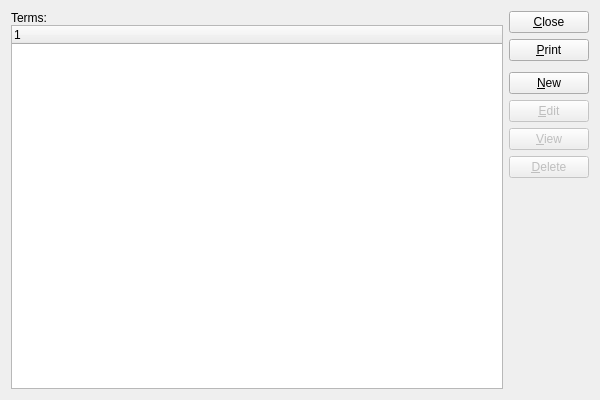
<?xml version="1.0" encoding="UTF-8"?>
<ui version="4.0">
 <comment>This file is part of the xTuple ERP: PostBooks Edition, a free and
open source Enterprise Resource Planning software suite,
Copyright (c) 1999-2018 by OpenMFG LLC, d/b/a xTuple.
It is licensed to you under the Common Public Attribution License
version 1.0, the full text of which (including xTuple-specific Exhibits)
is available at www.xtuple.com/CPAL.  By using this software, you agree
to be bound by its terms.</comment>
 <class>termses</class>
 <widget class="QWidget" name="termses">
  <property name="geometry">
   <rect>
    <x>0</x>
    <y>0</y>
    <width>600</width>
    <height>400</height>
   </rect>
  </property>
  <property name="windowTitle">
   <string>List Terms</string>
  </property>
  <layout class="QGridLayout" name="gridLayout">
   <item row="0" column="0">
    <layout class="QVBoxLayout">
     <property name="spacing">
      <number>0</number>
     </property>
     <item>
      <widget class="QLabel" name="_termsLit">
       <property name="text">
        <string>Terms:</string>
       </property>
      </widget>
     </item>
     <item>
      <widget class="XTreeWidget" name="_terms">
       <property name="sizePolicy">
        <sizepolicy hsizetype="Expanding" vsizetype="Expanding">
         <horstretch>0</horstretch>
         <verstretch>0</verstretch>
        </sizepolicy>
       </property>
      </widget>
     </item>
    </layout>
   </item>
   <item row="0" column="1">
    <layout class="QVBoxLayout" name="verticalLayout">
     <item>
      <widget class="QPushButton" name="_close">
       <property name="text">
        <string>&amp;Close</string>
       </property>
      </widget>
     </item>
     <item>
      <widget class="QPushButton" name="_print">
       <property name="text">
        <string>&amp;Print</string>
       </property>
      </widget>
     </item>
     <item>
      <spacer name="verticalSpacer">
       <property name="orientation">
        <enum>Qt::Vertical</enum>
       </property>
       <property name="sizeType">
        <enum>QSizePolicy::Preferred</enum>
       </property>
       <property name="sizeHint" stdset="0">
        <size>
         <width>20</width>
         <height>5</height>
        </size>
       </property>
      </spacer>
     </item>
     <item>
      <widget class="QPushButton" name="_new">
       <property name="text">
        <string>&amp;New</string>
       </property>
      </widget>
     </item>
     <item>
      <widget class="QPushButton" name="_edit">
       <property name="enabled">
        <bool>false</bool>
       </property>
       <property name="text">
        <string>&amp;Edit</string>
       </property>
      </widget>
     </item>
     <item>
      <widget class="QPushButton" name="_view">
       <property name="enabled">
        <bool>false</bool>
       </property>
       <property name="text">
        <string>&amp;View</string>
       </property>
      </widget>
     </item>
     <item>
      <widget class="QPushButton" name="_delete">
       <property name="enabled">
        <bool>false</bool>
       </property>
       <property name="text">
        <string>&amp;Delete</string>
       </property>
      </widget>
     </item>
     <item>
      <spacer name="Spacer13">
       <property name="orientation">
        <enum>Qt::Vertical</enum>
       </property>
       <property name="sizeType">
        <enum>QSizePolicy::Expanding</enum>
       </property>
       <property name="sizeHint" stdset="0">
        <size>
         <width>20</width>
         <height>20</height>
        </size>
       </property>
      </spacer>
     </item>
    </layout>
   </item>
  </layout>
 </widget>
 <layoutdefault spacing="6" margin="11"/>
 <customwidgets>
  <customwidget>
   <class>XTreeWidget</class>
   <extends>QTreeWidget</extends>
   <header>xtreewidget.h</header>
   <container>1</container>
  </customwidget>
 </customwidgets>
 <tabstops>
  <tabstop>_terms</tabstop>
  <tabstop>_new</tabstop>
  <tabstop>_edit</tabstop>
  <tabstop>_view</tabstop>
  <tabstop>_delete</tabstop>
  <tabstop>_print</tabstop>
  <tabstop>_close</tabstop>
 </tabstops>
 <includes>
  <include location="global">parameter.h</include>
 </includes>
 <resources/>
 <connections>
  <connection>
   <sender>_close</sender>
   <signal>clicked()</signal>
   <receiver>termses</receiver>
   <slot>close()</slot>
   <hints>
    <hint type="sourcelabel">
     <x>20</x>
     <y>20</y>
    </hint>
    <hint type="destinationlabel">
     <x>20</x>
     <y>20</y>
    </hint>
   </hints>
  </connection>
  <connection>
   <sender>_terms</sender>
   <signal>valid(bool)</signal>
   <receiver>_view</receiver>
   <slot>setEnabled(bool)</slot>
   <hints>
    <hint type="sourcelabel">
     <x>20</x>
     <y>20</y>
    </hint>
    <hint type="destinationlabel">
     <x>20</x>
     <y>20</y>
    </hint>
   </hints>
  </connection>
 </connections>
</ui>
